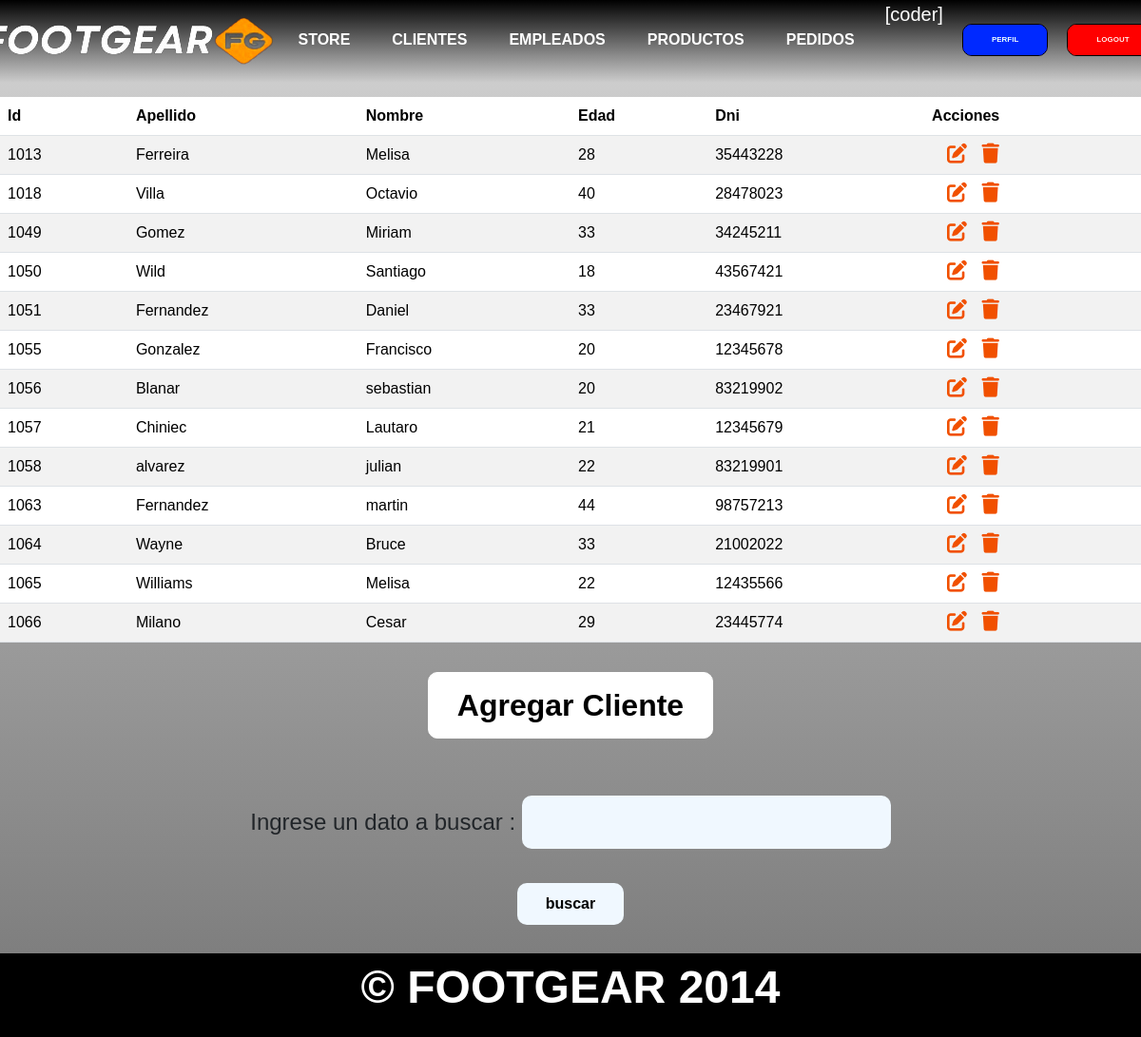
The page /clientes/ (signed in) on the database as committed earlier.
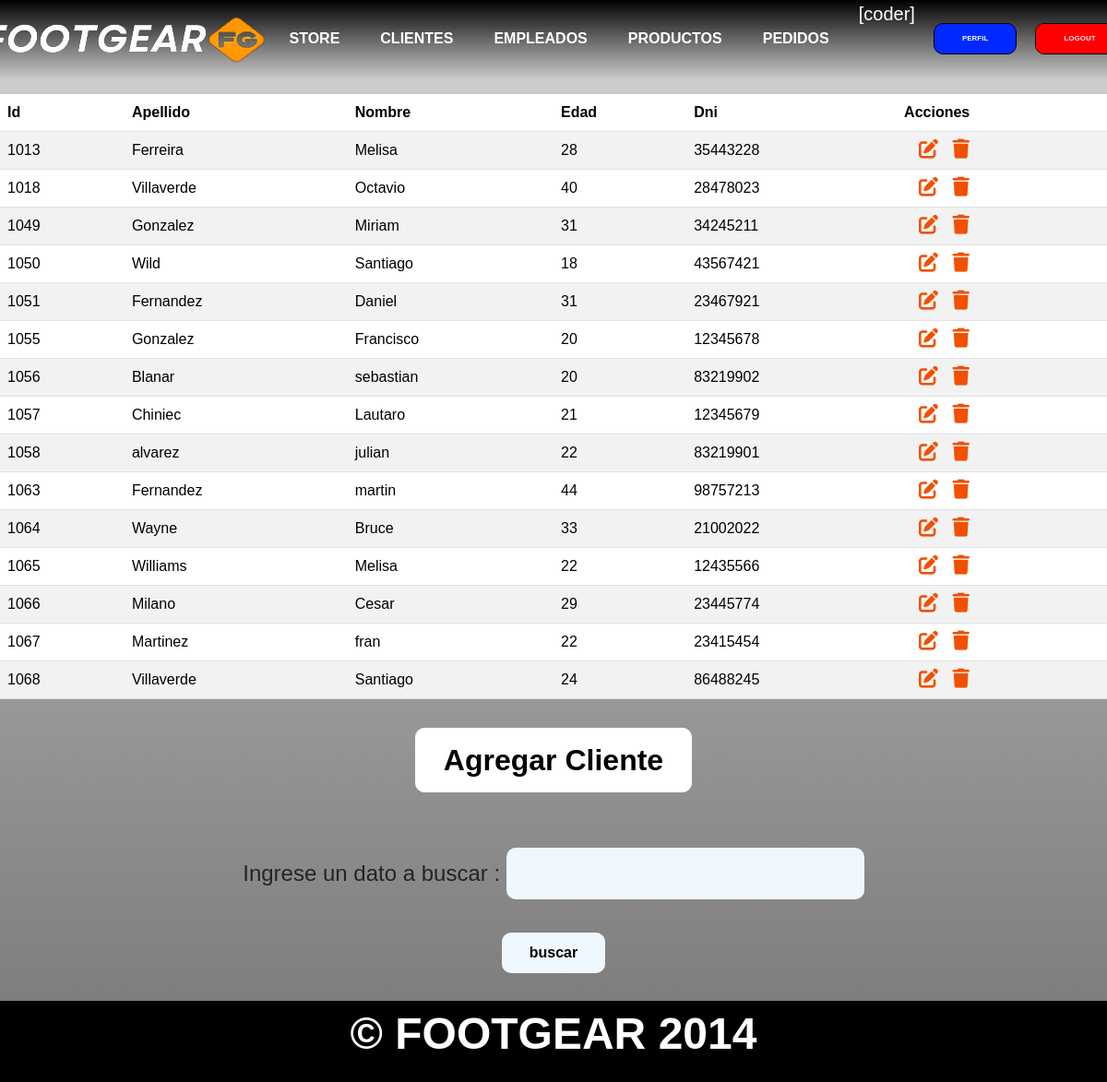
The same page on the database as committed later.
### aplicacion/models.py (models this page shows, shortened)
class Cliente(models.Model):
    nombre = models.CharField(max_length=50)
    apellido = models.CharField(max_length=50)
    edad = models.IntegerField()
    dni = models.IntegerField(unique=True)

### aplicacion/views.py (the view)
# urls.py: path('clientes/', clientes,name="clientes"),
@login_required
def clientes(request):
    formulario_cliente = ClienteForm()
    contexto = {
        'clientes': Cliente.objects.all(),
        'form': formulario_cliente
    }
    return render(request,"aplicacion/clientes.html",contexto)

### aplicacion/forms.py
class ClienteForm(forms.Form):
    nombre = forms.CharField(max_length=50,required=True)
    dni = forms.IntegerField(required=True)
    apellido = forms.CharField(max_length=50,required=True)
    edad = forms.IntegerField(required=True)

### aplicacion/templates/aplicacion/clientes.html (shortened to what this page needs)
{% extends 'aplicacion/index.html' %}
{% block tabla_clientes %}
<div class="button_container table_container">
    <table class="table table-striped">
        <thead>
            <tr>
                <th>Id</th>
                <th>Apellido</th>
                <th>Nombre</th>
                <th>Edad</th>
                <th>Dni</th>
                <th>Acciones</th>
            </tr>
        </thead>
        <tbody>
        {% for c in clientes %}
            <tr>
                <td>{{ c.id }}</td>
                <td>{{ c.apellido }}</td>
                <td>{{ c.nombre }}</td>
                <td>{{ c.edad }}</td>
                <td>{{ c.dni }}</td>
                <td>
                <a
                href="{% url 'cliente_update' c.id %}"
                class="btn edit-tables"
                style="--bs-btn-padding-y: .25rem;"
                >
                </a>
                <a
                href="{% url 'cliente_delete' c.id %}"
                class="btn delete-tables"
                style="--bs-btn-padding-y: .25rem;"
                >
                </a>
            </td>
            </tr>
        {% endfor %}
        </tbody>
    </table>
</div>
{% endblock tabla_clientes%}
{% block formulario %}
<div class="button_container">
    <button id="mostrarFormularioClientes">Agregar Cliente</button>
</div>
{% endblock formulario %}
{% block busqueda %}
<form action="{% url 'encontrar_clientes' %}" method="get">
    <div class="form-table">
        <p class="search-text">Ingrese un dato a buscar : <input type="text" name= "buscar" id= "buscar"></p>
    </div>
    <div class="form">
        <input  type="submit" value="buscar">
    </div>
</form>
{% endblock busqueda %}

### aplicacion/templates/aplicacion/index.html (shortened to what this page needs)
<!DOCTYPE html>
<html lang="en">
    <head>
        {% load static %}
        <link href="https://cdn.jsdelivr.net/npm/bootstrap@5.3.3/dist/css/bootstrap.min.css" rel="stylesheet">
        <link href="{% static 'css/styles.css' %}" rel="stylesheet"/>
        <link rel="stylesheet" href="https://cdnjs.cloudflare.com/ajax/libs/font-awesome/6.4.0/css/all.min.css">
    </head>
    <body>
        <header class="header">
            <div class="container mask navigation">
                <nav>
                    <h1 class="">
                        <img class="logo" src="{% static 'assets/img/logo_footgear.png' %}" alt="">
                    </h1>
                    <a href="{% url 'store' %}">STORE</a>
                    {% if user.is_authenticated %}
                        {% if user.is_staff %}
                        <a href="{% url 'clientes' %}">CLIENTES</a>
                        <a href="{% url 'empleados' %}">EMPLEADOS</a>
                        <a href="{% url 'productos' %}">PRODUCTOS</a>
                        <a href="{% url 'pedidos' %}">PEDIDOS</a>
                        {% endif %}
                        <div>
                            <p  class="username">[{{user.username}}]</p>
                            <a href="{% url 'agregar_avatar' %}"><img class="avatar" src="{{request.session.avatar}}" height="40px" weight="40px"></a>
                        </div>
                            <form action="{% url 'perfil' %}">
                                <button type="submit" class="btn btn-success logout-button edit-button">PERFIL</button>
                            </form>
                        <form action="{% url 'logout' %}" method="post">
                                <button type="submit" class="btn btn-success logout-button">LOGOUT</button>
                            </form>
                    {% endif %}
                </nav>
            </div>
        </header>
{% block tabla_clientes %}
{% endblock tabla_clientes%}
{% block formulario %}
{% endblock formulario%}
{% block busqueda %}
{% endblock busqueda %}
        <footer>
            <p>&copy; FOOT<span class="orange-text">GEAR</span> 2014</p>
        </footer>
    </body>
</html>

### aplicacion/static/css/styles.css (style rules this page uses)
* { padding: 0; margin: 0; box-sizing: border-box; }
body { font-family: sans-serif; background-color: #000; background: linear-gradient(#d4d4d4,#454545); }
html { scroll-behavior: smooth; }
h1 { font-size: 2.5em; }
p { font-size: 1.25em; }
button , input,#buy_button { font-size: 1em; font-weight: bold; padding: 10px 30px; border-radius: 10px; border: 1px solid #fff; color: #000; background-color: #fff; }
.container { max-width: 700px; margin: auto; }
i,.edit-tables,.delete-tables { color: #f15000; background-color: transparent; border: none; font-size: 1.5em; margin-top: -30px; height: 0; width: 0; --bs-btn-padding-x: 0.5rem; }
header { background-color: transparent; flex-wrap: wrap; top: 0; right: 0; width: 100vw; z-index: 100; background: linear-gradient(to bottom, black ,transparent); }
header .container { display: flex; flex-direction: column; justify-content: center; align-items: center; }
header nav { display: flex; flex-direction: column; text-align: center; padding-bottom: 2px; }
header div nav a { padding: 5px 12px; text-decoration: none; color: white; font-weight: bolder; }
header .navigation { background-image: url(../assets/img/75496e55be60c1cbf480d6e76bd11ec4.jpg); filter: saturate(2); background-position: center center; background-repeat: no-repeat; background-size: cover; }
.logout-button { margin-top: 25px; background-color:rgb(219, 0, 0); color: rgb(255, 255, 255); font-size: 0.5em; font-weight: bold; padding: 10px 30px; border-radius: 10px; border: 1px solid black; }
.username { color: #ffffff; margin-right: 20px; margin-bottom: 10px; }
.edit-button { margin-right: 20px; background-color:rgb(0, 44, 219); font-size: 0.5em; }
.button_container { display: flex; flex-direction: column; align-items: center; justify-items: center; margin-top: 15px; }
footer { margin-top: 30px; background-color: #000000; display: flex; flex-direction: column; justify-items: center; align-items: center; }
footer p { font-weight: bold; color: white; }
.table { background-color: aliceblue; color: #000000; border-spacing: 30px; }
thead { background-color: aliceblue; color: #000000; }
td { padding: 8px; }
form input { background-color: aliceblue; color: #000000; border: none; }
.search-text { margin-top: 30px; font-size: 1.5em; }
.form { display: flex; justify-content: center; width: 100%; }
.form input { margin-top: 20px; }
.form-table { display: flex; justify-items: center; justify-content: center; align-items: center; width: 100%; }
@media (min-width: 775px) { body { background: linear-gradient(#d4d4d4,#777777); background-position: center center; background-repeat: repeat; background-size: cover; } }
@media (min-width: 775px) { header .container { max-width: none; background: #000; } }
@media (min-width: 775px) { header nav { flex-direction: row; justify-content: space-around; } }
@media (min-width: 775px) { header .navigation { background-image: none; background-color: transparent; background: transparent; } }
@media (min-width: 775px) { button,#buy_button { font-size: 2em; } }
@media (min-width: 775px) { footer p { font-size: 3em; } }
@media (min-width: 775px) { header div nav a { padding: 20px 12px; margin-right: 20px; font-size: 1.5em; } }
@media (min-width: 775px) { header h1 { font-size: 4em; } }
@media (min-width: 775px) { .search-text { margin-top: 60px; } }
@media (min-width: 775px) { i,.edit-tables,.delete-tables { padding-top: 20px; height: 2em; --bs-btn-padding-x: 1rem; } }

Rows that differ between the two databases and show on the page:
changed Cliente "Octavio": apellido "Villa" → "Villaverde"
changed Cliente "Miriam": apellido "Gomez" → "Gonzalez"; edad "33" → "31"
changed Cliente "Daniel": edad "33" → "31"
added Cliente: id "1067", apellido "Martinez", nombre "fran", edad "22", dni "23415454"
added Cliente: id "1068", apellido "Villaverde", nombre "Santiago", edad "24", dni "86488245"
